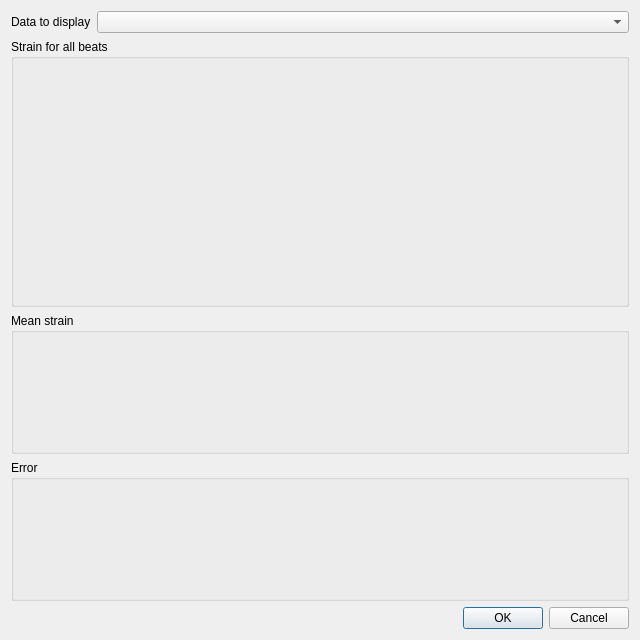
<?xml version="1.0" encoding="UTF-8"?>
<ui version="4.0">
 <class>DialogBeatToBeat</class>
 <widget class="QDialog" name="DialogBeatToBeat">
  <property name="geometry">
   <rect>
    <x>0</x>
    <y>0</y>
    <width>640</width>
    <height>640</height>
   </rect>
  </property>
  <property name="windowTitle">
   <string>Beat to beat variance</string>
  </property>
  <layout class="QVBoxLayout" name="verticalLayout">
   <item>
    <layout class="QHBoxLayout" name="horizontalLayout">
     <item>
      <widget class="QLabel" name="Data">
       <property name="text">
        <string>Data to display</string>
       </property>
      </widget>
     </item>
     <item>
      <widget class="QComboBox" name="comboBox">
       <property name="sizePolicy">
        <sizepolicy hsizetype="Expanding" vsizetype="Fixed">
         <horstretch>0</horstretch>
         <verstretch>0</verstretch>
        </sizepolicy>
       </property>
      </widget>
     </item>
    </layout>
   </item>
   <item>
    <widget class="QGroupBox" name="groupBox">
     <property name="title">
      <string>Strain for all beats</string>
     </property>
     <layout class="QVBoxLayout" name="verticalLayout_2">
      <item alignment="Qt::AlignHCenter">
       <widget class="WidgetPlot" name="plotBeats" native="true">
        <property name="sizePolicy">
         <sizepolicy hsizetype="Preferred" vsizetype="Expanding">
          <horstretch>0</horstretch>
          <verstretch>0</verstretch>
         </sizepolicy>
        </property>
        <property name="minimumSize">
         <size>
          <width>0</width>
          <height>100</height>
         </size>
        </property>
       </widget>
      </item>
     </layout>
    </widget>
   </item>
   <item>
    <widget class="QGroupBox" name="groupBox_2">
     <property name="title">
      <string>Mean strain</string>
     </property>
     <layout class="QVBoxLayout" name="verticalLayout_3">
      <item>
       <widget class="WidgetPlot" name="plotMean" native="true">
        <property name="sizePolicy">
         <sizepolicy hsizetype="Preferred" vsizetype="Preferred">
          <horstretch>0</horstretch>
          <verstretch>0</verstretch>
         </sizepolicy>
        </property>
        <property name="minimumSize">
         <size>
          <width>0</width>
          <height>100</height>
         </size>
        </property>
        <property name="maximumSize">
         <size>
          <width>16777215</width>
          <height>16777215</height>
         </size>
        </property>
       </widget>
      </item>
     </layout>
    </widget>
   </item>
   <item>
    <widget class="QGroupBox" name="groupBox_3">
     <property name="title">
      <string>Error</string>
     </property>
     <layout class="QVBoxLayout" name="verticalLayout_4">
      <item>
       <widget class="WidgetPlot" name="plotDiff" native="true">
        <property name="sizePolicy">
         <sizepolicy hsizetype="Preferred" vsizetype="Preferred">
          <horstretch>0</horstretch>
          <verstretch>0</verstretch>
         </sizepolicy>
        </property>
        <property name="minimumSize">
         <size>
          <width>0</width>
          <height>100</height>
         </size>
        </property>
        <property name="maximumSize">
         <size>
          <width>16777215</width>
          <height>250</height>
         </size>
        </property>
       </widget>
      </item>
     </layout>
    </widget>
   </item>
   <item>
    <widget class="QDialogButtonBox" name="buttonBox">
     <property name="orientation">
      <enum>Qt::Horizontal</enum>
     </property>
     <property name="standardButtons">
      <set>QDialogButtonBox::Cancel|QDialogButtonBox::Ok</set>
     </property>
    </widget>
   </item>
  </layout>
 </widget>
 <customwidgets>
  <customwidget>
   <class>WidgetPlot</class>
   <extends>QWidget</extends>
   <header>widgetplot.h</header>
   <container>1</container>
   <slots>
    <slot>setIndex(int)</slot>
   </slots>
  </customwidget>
 </customwidgets>
 <resources/>
 <connections>
  <connection>
   <sender>buttonBox</sender>
   <signal>accepted()</signal>
   <receiver>DialogBeatToBeat</receiver>
   <slot>accept()</slot>
   <hints>
    <hint type="sourcelabel">
     <x>248</x>
     <y>254</y>
    </hint>
    <hint type="destinationlabel">
     <x>157</x>
     <y>274</y>
    </hint>
   </hints>
  </connection>
  <connection>
   <sender>buttonBox</sender>
   <signal>rejected()</signal>
   <receiver>DialogBeatToBeat</receiver>
   <slot>reject()</slot>
   <hints>
    <hint type="sourcelabel">
     <x>316</x>
     <y>260</y>
    </hint>
    <hint type="destinationlabel">
     <x>286</x>
     <y>274</y>
    </hint>
   </hints>
  </connection>
 </connections>
</ui>
